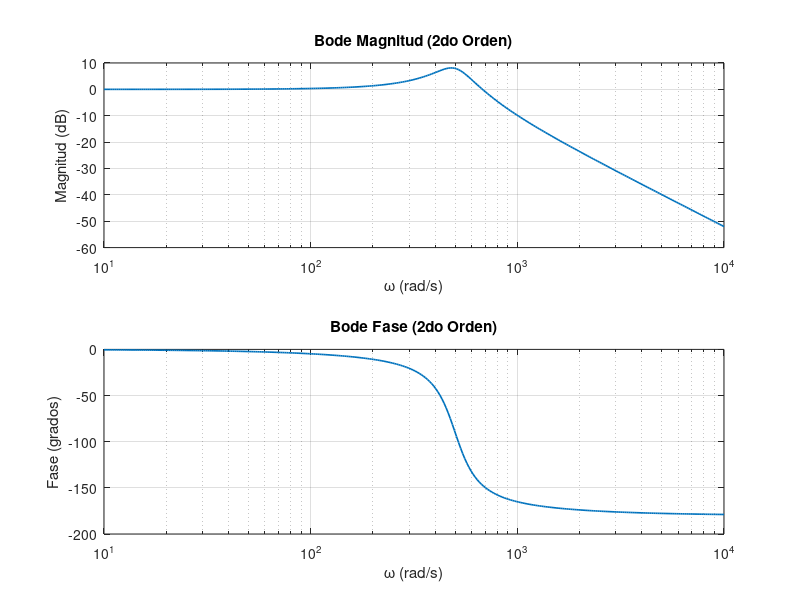

The MATLAB source for this figure:
% Bode 2do Orden
wc = 500; 
zeta = 0.2;
w = logspace(1,4,300);

num = wc^2;
den = (-w.^2) + 1j*(2*zeta*wc*w) + wc^2;
H_2 = num ./ den;

H2_dB = 20*log10(abs(H_2));
Phase2 = angle(H_2)*180/pi;

figure;
subplot(2,1,1);
semilogx(w, H2_dB,'LineWidth',1.2);
title('Bode Magnitud (2do Orden)');
xlabel('\omega (rad/s)'); ylabel('Magnitud (dB)');
grid on;

subplot(2,1,2);
semilogx(w, Phase2,'LineWidth',1.2);
title('Bode Fase (2do Orden)');
xlabel('\omega (rad/s)'); ylabel('Fase (grados)');
grid on;
